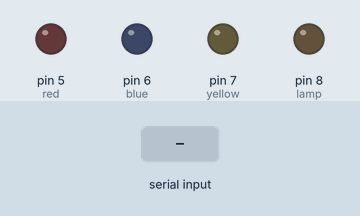
Bench run of a sketch on a simulated Arduino Leonardo, built with avr-gcc and run on an emulated ATmega32U4. Parts: output pins drawn as LEDs (lit = HIGH). The test bench sets the inputs (shaded band). What the sketch prints to the serial monitor is not drawn.

Above: at 1.2 s.
1.3 s: "u" received over the second serial link
At 2.2 s:
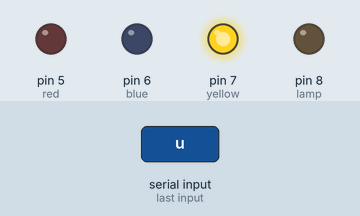
2.8 s: "h" received over the second serial link
At 3.3 s:
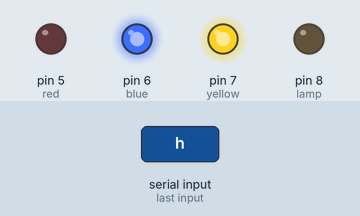
4.3 s: "k" received over the second serial link
At 5.5 s:
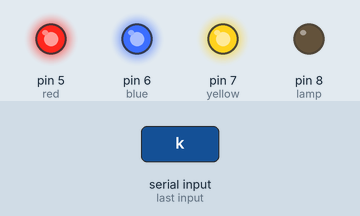
5.8 s: "1" received over the second serial link
At 6.8 s:
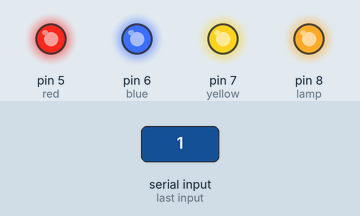
7.3 s: "u" received over the second serial link
At 7.9 s:
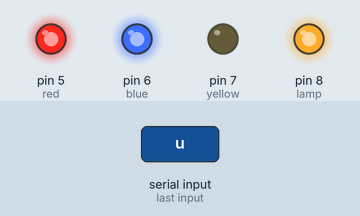
8.8 s: "0" received over the second serial link
At 9.1 s:
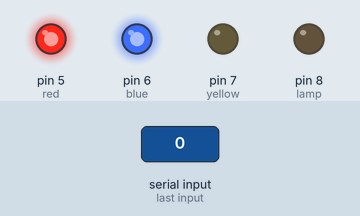
Timing chart, 0 to 11.3 s (numbered marks = the images above; inputs shaded):
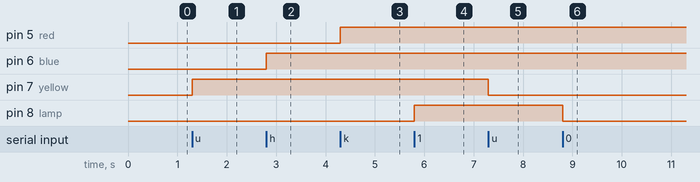

Measured:
- after the input at 1.3 s, pin 7 (yellow): LOW → HIGH at once
- after the input at 2.8 s, pin 6 (blue): LOW → HIGH at once
- after the input at 4.3 s, pin 5 (red): LOW → HIGH at once
- after the input at 5.8 s, pin 8 (lamp): LOW → HIGH at once
- after the input at 7.3 s, pin 7 (yellow): HIGH → LOW at once
- after the input at 8.8 s, pin 8 (lamp): HIGH → LOW at once

The sketch:

Bluetooth_Project_Leonardo.ino
```cpp
// Declaración de los pines del Arduino
#define lamp 8
#define yellow 7
#define blue 6
#define red 5


//Initial state
bool state_yellow = LOW;
bool state_blue = LOW;
bool state_red = LOW;

void setup() {
  Serial.begin(9600); //Velocidad de Monitor Serial
  Serial1.begin(38400); //Velocidad Hc-05

  //Configura los pines de salida
  for(int i=5;i<=8;i++){
    pinMode(i, OUTPUT);
    digitalWrite(i, LOW);
  }

}

void loop() {
  char crt; //Variable caracter que recibe los datos via Bluetooth

  //Preguntar si hay dato disponible en el puerto serial
  if(Serial1.available()){
    crt = Serial1.read();
    Serial.write(crt);

    // Preguntar si se activó el led Amarillo
    if(crt == 'u'){
      state_yellow = !state_yellow; // Cambia el estado de la variable bool
      digitalWrite(yellow, state_yellow);
    }

    // Preguntar si se activó el led Azul
    if(crt == 'h'){
      state_blue = !state_blue; // Cambia el estado de la variable bool
      digitalWrite(blue, state_blue);
    }

    // Preguntar si se activó el led Rojo
    if(crt == 'k'){
      state_red = !state_red; // Cambia el estado de la variable bool
      digitalWrite(red, state_red);
    }

    //Encender la Lampara
    if(crt == '1')
      digitalWrite(lamp, HIGH);

    if(crt == '0')
      digitalWrite(lamp, LOW);

  }

  //Mostrar en el monitor Serial el chat o el terminal de la app
  if (Serial.available()){
    crt = Serial.read();
    Serial.write(crt);
    Serial1.write(crt);
  }

}
```
